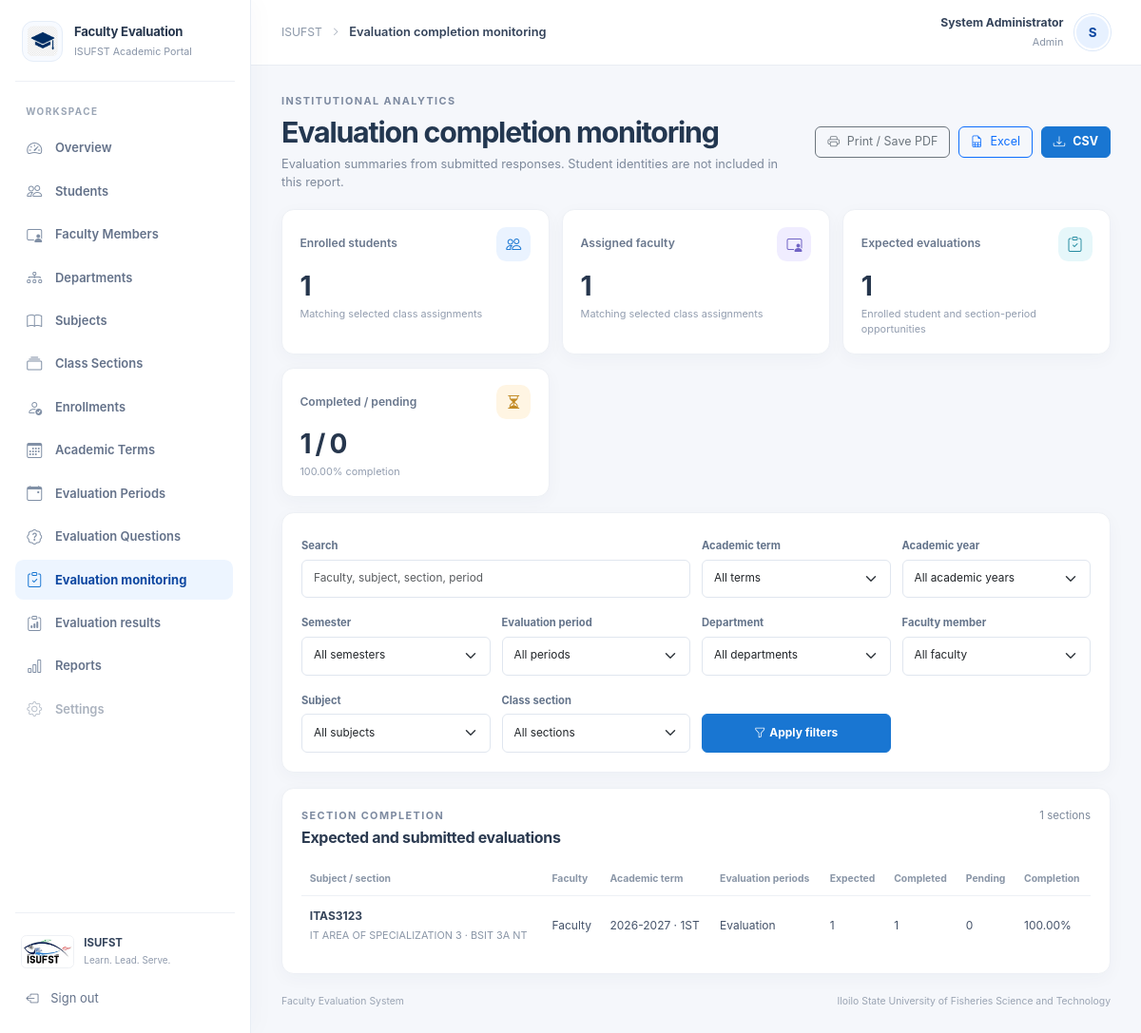
Screenshot of /faculty_evaluation_system/admin/reports.php?view=completion (signed in) with the database file from the repository.
### tables this page shows
CREATE TABLE `users` (
  `id` int(11) NOT NULL,
  `full_name` varchar(150) NOT NULL,
  `email` varchar(150) NOT NULL,
  `password_hash` varchar(255) NOT NULL,
  `role` enum('admin','student','faculty') NOT NULL,
  `status` enum('active','inactive') DEFAULT 'active',
  `created_at` timestamp NULL DEFAULT current_timestamp()
);

### faculty_evaluation_system/admin/reports.php (the view, shortened to what the rows shown need)
<?php
require_once __DIR__ . '/../includes/auth.php';
require_once __DIR__ . '/../includes/portal.php';
require_once __DIR__ . '/../config/database.php';
$admin = requireRole('admin');
function reportBind(mysqli_stmt $stmt, string $types, array &$values): void
{
    if ($types === '') {
        return;
    }
}
$requestedView = isset($_GET['view']) && is_string($_GET['view']) ? $_GET['view'] : '';
$view = in_array($requestedView, ['results', 'completion'], true) ? $requestedView : 'reports';
$title = [
    'results' => 'Evaluation results',
    'completion' => 'Evaluation completion monitoring',
    'reports' => 'Evaluation reports',
][$view];
$where = [];
$params = [];
$types = '';
$whereSql = $where === [] ? '' : ' AND ' . implode(' AND ', $where);
$fromSql = "FROM evaluations ev
            INNER JOIN class_sections cs ON cs.id = ev.class_section_id
            INNER JOIN subjects s ON s.id = cs.subject_id
            INNER JOIN faculty f ON f.id = cs.faculty_id
            INNER JOIN users u ON u.id = f.user_id
            LEFT JOIN departments d ON d.id = f.department_id
            INNER JOIN academic_terms at ON at.id = cs.academic_term_id
            INNER JOIN evaluation_periods ep
                ON ep.id = ev.evaluation_period_id
               AND ep.academic_term_id = cs.academic_term_id
            LEFT JOIN evaluation_answers a
                ON a.evaluation_id = ev.id
               AND a.rating BETWEEN 1 AND 5";
$reportSql = "SELECT f.id AS faculty_id, u.full_name AS faculty_name,
                     d.department_name, s.subject_code, s.subject_name,
                     cs.id AS section_id, cs.section_name, at.school_year, at.semester,
                     ep.title AS period_title, COUNT(DISTINCT ev.id) AS responses,
                     COUNT(DISTINCT CASE WHEN EXISTS (
                         SELECT 1 FROM enrollments en
                         WHERE en.student_id = ev.student_id
                           AND en.class_section_id = ev.class_section_id
                     ) THEN ev.id END) AS enrolled_responses,
                     AVG(a.rating) AS average_rating,
                     (SELECT CASE
                         WHEN ep.status = 'closed'
                           OR ep.end_date < CURDATE()
                           OR (ep.status = 'open' AND CURDATE() BETWEEN ep.start_date AND ep.end_date)
                         THEN COUNT(*)
                         ELSE 0
                     END
                      FROM enrollments en WHERE en.class_section_id = cs.id) AS eligible_students
              $fromSql
              WHERE 1=1 $whereSql
              GROUP BY f.id, u.full_name, d.department_name, s.id, s.subject_code,
                       s.subject_name, cs.id, cs.section_name, at.id, at.school_year,
                       at.semester, ep.id, ep.title
              ORDER BY at.id DESC, u.full_name, s.subject_code, cs.section_name";
$reportStmt = $conn->prepare($reportSql);
$reportParams = $params;
reportBind($reportStmt, $types, $reportParams);
$categorySql = "SELECT q.category, AVG(a.rating) AS average_rating,
                       COUNT(DISTINCT ev.id) AS responses
                $fromSql
                INNER JOIN evaluation_questions q ON q.id = a.question_id
                WHERE 1=1 $whereSql
                GROUP BY q.category
                ORDER BY q.category";
$categoryStmt = $conn->prepare($categorySql);
$categoryParams = $params;
reportBind($categoryStmt, $types, $categoryParams);
$questionSql = "SELECT q.id, q.category, q.question_text,
                       COUNT(a.id) AS answer_count, AVG(a.rating) AS average_rating
                $fromSql
                INNER JOIN evaluation_questions q ON q.id = a.question_id
                WHERE 1=1 $whereSql
                GROUP BY q.id, q.category, q.question_text, q.sort_order
                ORDER BY q.category, q.sort_order, q.id";
$questionStmt = $conn->prepare($questionSql);
$questionParams = $params;
reportBind($questionStmt, $types, $questionParams);
$distributionStmt = $conn->prepare(
    "SELECT a.rating, COUNT(*) AS rating_count
     $fromSql
     WHERE a.rating BETWEEN 1 AND 5 $whereSql
     GROUP BY a.rating
     ORDER BY a.rating"
);
$distributionParams = $params;
reportBind($distributionStmt, $types, $distributionParams);
$summaryStmt = $conn->prepare(
    "SELECT COUNT(DISTINCT ev.id) AS responses,
            COUNT(DISTINCT CASE WHEN EXISTS (
                SELECT 1 FROM enrollments en
                WHERE en.student_id = ev.student_id
                  AND en.class_section_id = ev.class_section_id
            ) THEN ev.id END) AS enrolled_responses,
            AVG(a.rating) AS average_rating
     $fromSql
     WHERE 1=1 $whereSql"
);
$summaryParams = $params;
reportBind($summaryStmt, $types, $summaryParams);
$eligibleSql = "SELECT COUNT(en.id)
                FROM class_sections cs
                INNER JOIN subjects s ON s.id = cs.subject_id
                INNER JOIN faculty f ON f.id = cs.faculty_id
                INNER JOIN users u ON u.id = f.user_id
                LEFT JOIN departments d ON d.id = f.department_id
                INNER JOIN academic_terms at ON at.id = cs.academic_term_id
                INNER JOIN evaluation_periods ep ON ep.academic_term_id = cs.academic_term_id
                INNER JOIN enrollments en ON en.class_section_id = cs.id
                WHERE (ep.status = 'closed'
                    OR ep.end_date < CURDATE()
                    OR (ep.status = 'open' AND CURDATE() BETWEEN ep.start_date AND ep.end_date))
                  $whereSql";
$eligibleStmt = $conn->prepare($eligibleSql);
$eligibleParams = $params;
reportBind($eligibleStmt, $types, $eligibleParams);
$completionFromSql = "FROM enrollments en
                     INNER JOIN class_sections cs ON cs.id = en.class_section_id
                     INNER JOIN subjects s ON s.id = cs.subject_id
                     INNER JOIN faculty f ON f.id = cs.faculty_id
                     INNER JOIN users u ON u.id = f.user_id
                     LEFT JOIN departments d ON d.id = f.department_id
                     INNER JOIN academic_terms at ON at.id = cs.academic_term_id
                     INNER JOIN evaluation_periods ep ON ep.academic_term_id = cs.academic_term_id";
$completionScopeSql = "WHERE (
                           ep.status = 'closed'
                           OR ep.end_date < CURDATE()
                           OR (ep.status = 'open' AND CURDATE() BETWEEN ep.start_date AND ep.end_date)
                       ) $whereSql";
$completionStmt = $conn->prepare(
    "SELECT cs.id AS section_id, cs.section_name, s.subject_code, s.subject_name,
            u.full_name AS faculty_name, d.department_name, at.school_year, at.semester,
            GROUP_CONCAT(DISTINCT ep.title ORDER BY ep.start_date SEPARATOR ', ') AS period_titles,
            COUNT(*) AS expected,
            SUM(CASE WHEN EXISTS (
                SELECT 1 FROM evaluations ev
                WHERE ev.student_id = en.student_id
                  AND ev.class_section_id = cs.id
                  AND ev.evaluation_period_id = ep.id
            ) THEN 1 ELSE 0 END) AS completed
     $completionFromSql
     $completionScopeSql
     GROUP BY cs.id, cs.section_name, s.subject_code, s.subject_name,
              f.id, u.full_name, d.department_name, at.id, at.school_year, at.semester
     ORDER BY at.id DESC, s.subject_code, cs.section_name"
);
$completionParams = $params;
reportBind($completionStmt, $types, $completionParams);
$completionStmt->execute();
$completionRows = $completionStmt->get_result()->fetch_all(MYSQLI_ASSOC);
renderPortalPage($title, $admin, static function () use (
    $view,
    $title,
    $terms,
    $periods,
    $departments,
    $facultyOptions,
    $subjects,
    $sections,
    $filters,
    $search,
    $reports,
    $categories,
    $questions,
    $ratingCounts,
    $ratingTotal,
    $categoryLabels,
    $categoryScores,
    $responseCount,
    $enrolledResponseCount,
    $averageRating,
    $eligibleCount,
    $participationRate,
    $queryString,
    $reportUrl,
    $validAcademicYears,
    $validSemesters,
    $completionRows,
    $completionExpected,
    $completionCompleted,
    $completionPending,
    $completionRate,
    $completionStudentCount,
    $completionFacultyCount
): void {
    ?>
    <section class="page-heading-row">
        <div>
            <h1><?= htmlspecialchars($title, ENT_QUOTES, 'UTF-8') ?></h1>
        </div>
    </section>
    <?php if ($view === 'completion'): ?>
        <section class="content-card report-table-card">
            <div class="card-heading">
                <div><p class="eyebrow">SECTION COMPLETION</p><h2>Expected and submitted evaluations</h2></div>
            </div>
            <?php if ($completionRows === []): ?>
                <?php dashboardEmptyState('No evaluation opportunities match the selected filters. Upcoming periods are not counted as expected.'); ?>
            <?php else: ?>
                <div class="table-responsive">
                    <table class="table portal-table align-middle mb-0">
                        <thead><tr><th>Subject / section</th><th>Faculty</th><th>Academic term</th><th>Evaluation periods</th><th>Expected</th><th>Completed</th><th>Pending</th><th>Completion</th></tr></thead>
                    </table>
                </div>
            <?php endif; ?>
        </section>
    <?php endif; ?>
    <?php
});

### faculty_evaluation_system/includes/portal.php (shortened to what the rows shown need)
<?php
function renderPortalPage(string $title, array $user, callable $content): void
{
    $role = (string) ($user['role'] ?? '');
    $initial = strtoupper(substr((string) ($user['full_name'] ?? 'U'), 0, 1));
    ?>
    <!DOCTYPE html>
    <html lang="en">
    <head>
        <link href="https://cdn.jsdelivr.net/npm/bootstrap@5.3.3/dist/css/bootstrap.min.css" rel="stylesheet">
        <link href="https://cdn.jsdelivr.net/npm/bootstrap-icons@1.11.3/font/bootstrap-icons.min.css" rel="stylesheet">
        <link href="<?= htmlspecialchars(appPath('assets/css/style.css'), ENT_QUOTES, 'UTF-8') ?>" rel="stylesheet">
    </head>
    <body class="portal-page">
        <div class="portal-shell">
            <div class="portal-main">
                <header class="portal-topbar">
                    <div class="topbar-user">
                        <div class="topbar-user-copy">
                            <strong><?= htmlspecialchars($user['full_name'] ?? '', ENT_QUOTES, 'UTF-8') ?></strong>
                            <span><?= htmlspecialchars(ucfirst($role), ENT_QUOTES, 'UTF-8') ?></span>
                        </div>
                        <div class="user-avatar" aria-hidden="true"><?= htmlspecialchars($initial, ENT_QUOTES, 'UTF-8') ?></div>
                    </div>
                </header>
                <main class="portal-content">
                    <?php $content(); ?>
                </main>
            </div>
        </div>
    </body>
    </html>
    <?php
}
    ?>

### rows the page displays
users: full_name "System Administrator", role "Admin", full_name "S"

### other values shown
$label "Overview"
$label "Students"
$label "Faculty Members"
$label "Departments"
$label "Subjects"
$label "Class Sections"
$label "Enrollments"
$label "Academic Terms"
$label "Evaluation Periods"
$label "Evaluation Questions"
$label "Evaluation monitoring"
$label "Evaluation results"
$label "Reports"
$label "Settings"
$title "Evaluation completion monitoring"
